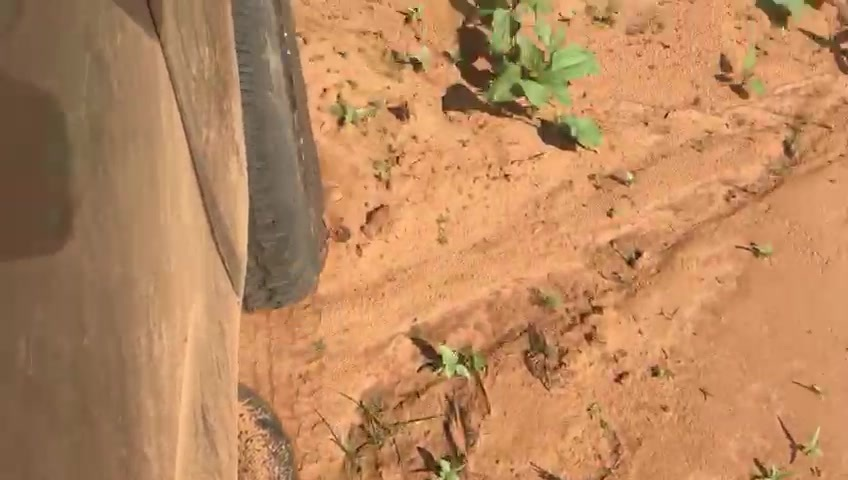
#> input picture sunflowerimages/0001.JPEG, 848 x 480 px, given in place of the camera
$ python GreenTracking.py
#> lines starting #> are read from the running program, lines starting #| are printed output that depends on the picture; after the words box and inside, x2 and y2 are one past the last pixel; in counts of white or black regions, pixels touching at a corner belong together
### WhiteLooping.py
import cv2
import numpy as np
import cython
white = (255, 255, 255)
red = (0, 0, 255)

# generating the arrays that resemble a line through the image
# we cannot enter tuples into np.arange
# this code definitely requires optimizing

def whiteindex(image):
    w = image.shape[1]
    h = image.shape[0]
    indexes = []
    #just take note x and y are swapped during the looping process
    ##!! Key Parameters This denotes the steppage, i.e. every nth (in this case 100th of the image, meaning
    #it will jump 5 pixels down and 6 pixels across every yth and xth [respectively] iteration) pixel of the
    #image gets sampled
    stepdown = int(1 / 100 * h)
    stepacross = int(1 / 100 * w)
    ##!! Key Parameters above
    for y in range(0, h, stepdown):
        for x in range(0, w, stepacross):
            if image[y, x] == 255 and (1 / 10) * h < y < h - (1 / 10) * h:
                indexes.append((y, x))
    return indexes

def clusters(indexes, image):
    w = image.shape[1]
    clustersindices = []
    h = image.shape[0]
    for j in indexes:
        ccount = 0
        y = j[0]
        x = j[1]
    # exception handling, i.e when a range lies within 6 of the edge of the image
        for k in range(y, y + int(h*1/100)-1):
            for i in range(x, x+int(w*1/100)-1):
                if image[k, i] == 255:
                    ccount = ccount + 1
        ##!! Key Parameter, this determines whether the amount of green present in a block is worthy of being a cluster
        threshold = int(1/30*(h*1/100*w*1/100))
        ##!! Key Parameter above
        if ccount > threshold:
            clustersindices.append(((y, x), (y+int(h*1/100), x+int(w*1/100))))
    return clustersindices

### GreenTracking.py
# import the neccesary packages
import cv2
import time
import numpy as np
import argparse
from collections import deque
import imutils
import WhiteLooping as wl
import time
import cython

ap = argparse.ArgumentParser()
ap.add_argument("-v", "--video",
                help="path to the (optional) video file")
args = vars(ap.parse_args())

# define the lower and upper boundaries of the "green"
# ball in the HSV color space, then initialize the
# list of tracked points
#comparison mask
greencompar = (20, 20, 20)
greencomparup = (64, 255, 255)

greenLower = (29, 84, 6)
greenUpper = (64, 255, 255)

# if a video path was not supplied, grab the reference
# to the webcam
if not args.get("video", False):
    camera = cv2.VideoCapture(0)

# otherwise, grab a reference to the video file
else:
    camera = cv2.VideoCapture(args["video"])

# keep looping
while True:
    start_time = time.time()
    # grab the current frame
    (grabbed, frame) = camera.read()
#> frame is the input picture: shape (480, 848, 3); mean B, G, R 93.7, 135.2, 185.2
    # if we are viewing a video and we did not grab a frame,
    # then we have reached the end of the video
    if args.get("video") and not grabbed:
        break
    # color space
    frame = imutils.resize(frame, width=600)
#> frame: shape (339, 600, 3)
    # rotating the video to see it properly
    (h, w) = frame.shape[:2]
#> h = 339; w = 600
    centerRot = (w / 2, h / 2)
#> centerRot = (300, 169.5)
    M = cv2.getRotationMatrix2D(centerRot, 180, 1.0)
    frame = cv2.warpAffine(frame, M, (w, h))
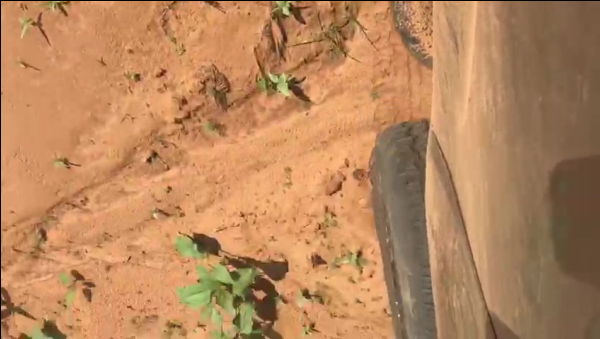
#> frame: shape (339, 600, 3); mean B, G, R 93.4, 134.7, 184.6
    # blurred = cv2.GaussianBlur(frame, (11, 11), 0)
    hsv = cv2.cvtColor(frame, cv2.COLOR_BGR2HSV)
#> hsv: shape (339, 600, 3); mean H, S, V 13.9, 124.5, 184.7
    # construct a mask for the color "green", then perform
    # a series of dilations and erosions to remove any small
    # blobs left in the mask
    # I commented out the erode and dilate functions because it makes the green/white less visible
    mask = cv2.inRange(hsv, greenLower, greenUpper)
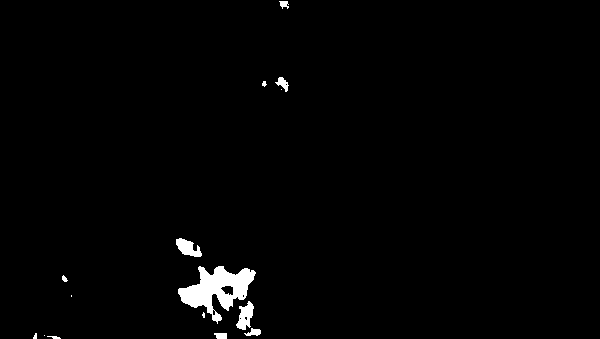
#> mask: shape (339, 600); 1.5% white; 15 white regions (5 under 20 px), largest, box (x1, y1, x2, y2) and area: (178, 266, 256, 324) 2059, (236, 301, 254, 330) 301, (176, 238, 202, 257) 290
    maskcompar = cv2.inRange(hsv, greencompar, greencomparup)
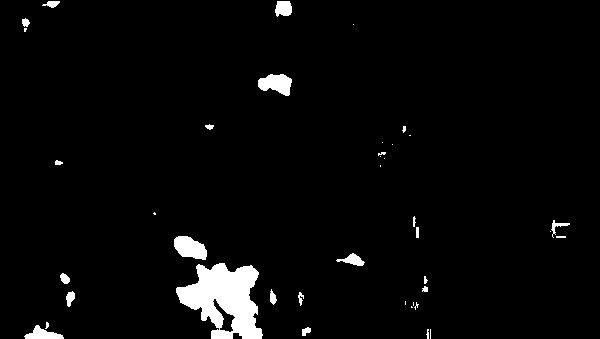
#> maskcompar: shape (339, 600); 3.3% white; 40 white regions (18 under 20 px), largest, box (x1, y1, x2, y2) and area: (176, 263, 263, 339) 3990, (174, 236, 207, 260) 560, (258, 74, 292, 96) 511
    # now to acquire the indexes of every green spot, read in order [y, x]
    indexes = wl.whiteindex(mask)
#> indexes = 131 pairs, first value 78 to 303, second value 66 to 282
    clusters = wl.clusters(indexes, mask)
#> the loop in clusters, `for j in indexes:` made 131 passes
#> (y, x) on passes 1 to 12: (78, 282), (81, 264), (81, 282), (84, 264), (84, 282), (240, 180), (240, 186), (243, 180), (243, 186), (243, 192), (246, 180), (246, 186)
#> after the loop in clusters, `for j in indexes:`: clustersindices = 131 items
#> clusters = 131 items
    for k in clusters:
        cv2.rectangle(frame, (k[0][1], k[0][0]), (k[1][1], k[1][0]), (255, 0, 0))
#> this loop made 131 passes
#> k on passes 1 to 12: ((78, 282), (81, 288)), ((81, 264), (84, 270)), ((81, 282), (84, 288)), ((84, 264), (87, 270)), ((84, 282), (87, 288)), ((240, 180), (243, 186)), ((240, 186), (243, 192)), ((243, 180), (246, 186)), ((243, 186), (246, 192)), ((243, 192), (246, 198)), ((246, 180), (249, 186)), ((246, 186), (249, 192))
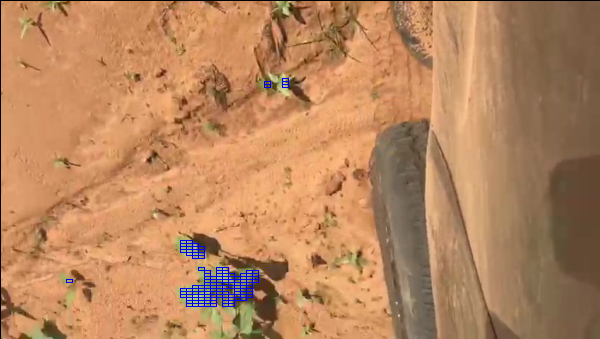
#> frame: shape (339, 600, 3); 0.64% of pixels changed, all inside (x1, y1, x2, y2) = (66, 78, 289, 307)
    cv2.line(frame, (0, int(h / 10)), (w, int(h / 10)), (0, 0, 255), 3)
    cv2.line(frame, (0, int(h * 9 / 10)), (w, int(h * 9 / 10)), (0, 0, 255), 3)
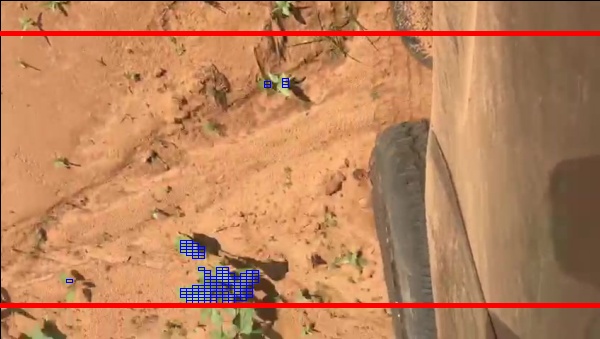
#> frame: shape (339, 600, 3); mean B, G, R 91.7, 129.9, 186
    # mask = cv2.erode(mask, None, iterations=2)
    # mask = cv2.dilate(mask, None, iterations=2)
    cv2.imshow("Frame", frame)
    cv2.imshow("Mask", mask)
    cv2.imshow("Maskcompar", maskcompar)
    print("--- %s frames per seconds ---" % int(1 / (time.time() - start_time)))
    key = cv2.waitKey(1) & 0xFF
#> (key q is pressed here)
    # if the 'q' key is pressed, stop the loop
    if key == ord("q"):
        break

# cleanup the camera and close any open windows
camera.release()
cv2.destroyAllWindows()

$ run again, on sunflowerimages/0002.JPEG
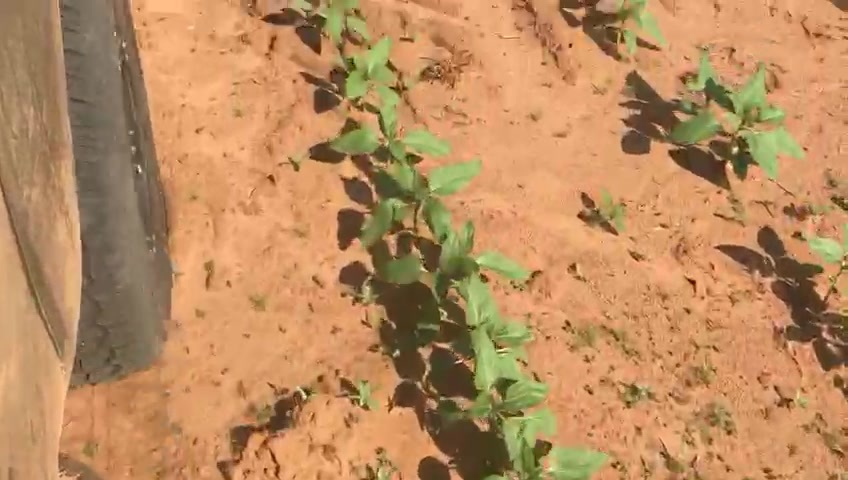
#> input picture sunflowerimages/0002.JPEG, 848 x 480 px, given in place of the camera
#> frame is the input picture: shape (480, 848, 3); mean B, G, R 95.7, 140.2, 187.4
#> hsv: shape (339, 600, 3); mean H, S, V 15.4, 124.9, 187.3
#> `mask = cv2.inRange(hsv, greenLower, greenUpper)`:
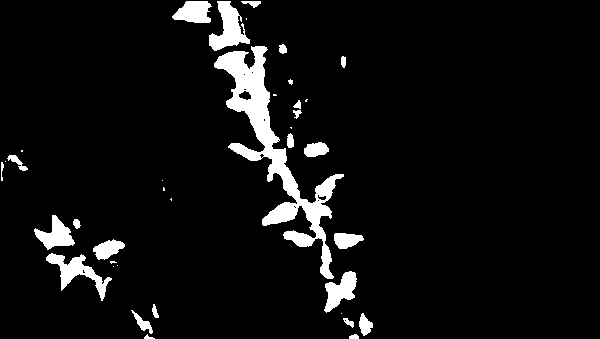
#> mask: shape (339, 600); 6.2% white; 38 white regions (13 under 20 px), largest, box (x1, y1, x2, y2) and area: (214, 46, 344, 279) 6238, (209, 1, 250, 51) 1041, (46, 253, 112, 301) 972
#> maskcompar: shape (339, 600); 11.7% white; 51 white regions (25 under 20 px), largest, box (x1, y1, x2, y2) and area: (170, 1, 376, 339) 17182, (32, 213, 115, 305) 2871, (89, 238, 131, 270) 733
#> `indexes = wl.whiteindex(mask)`: indexes = 584 pairs, first value 36 to 303, second value 12 to 360
#> the loop in clusters, `for j in indexes:` made 584 passes
#> (y, x) on passes 1 to 3: (36, 210), (36, 216), (36, 222)
#> after the loop in clusters, `for j in indexes:`: clustersindices = 584 items
#> the loop `for k in clusters:` made 584 passes
#> k on passes 1 to 3: ((36, 210), (39, 216)), ((36, 216), (39, 222)), ((36, 222), (39, 228))
#> `cv2.line(frame, (0, int(h * 9 / 10)), (w, int(h * 9 / 10)), (0, 0, 255..`:
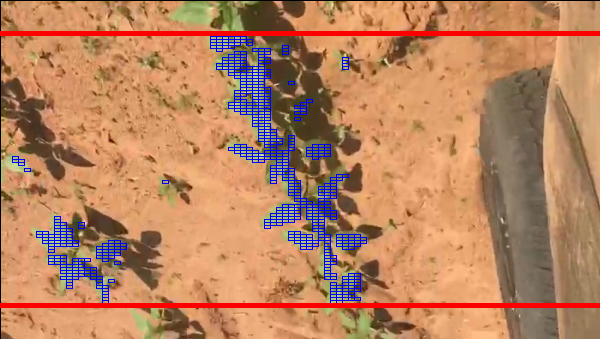
#> frame: shape (339, 600, 3); mean B, G, R 97.3, 130.9, 184

$ run again, on sunflowerimages/0003.JPEG
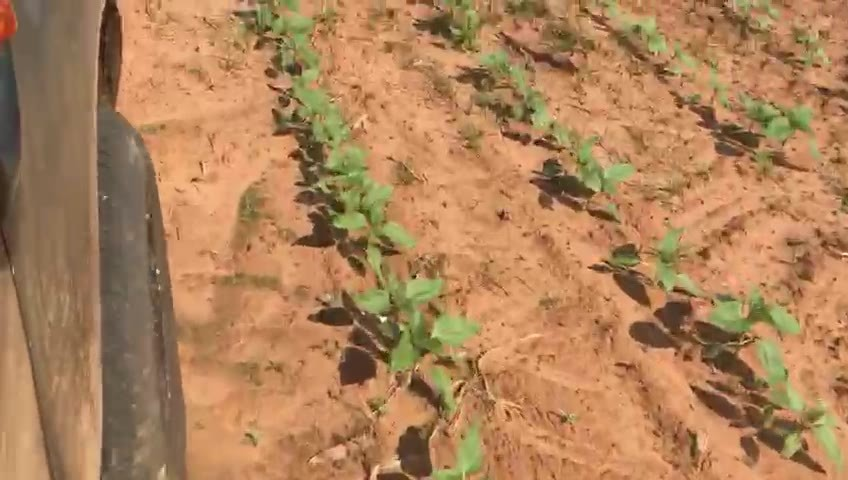
#> input picture sunflowerimages/0003.JPEG, 848 x 480 px, given in place of the camera
#> frame is the input picture: shape (480, 848, 3); mean B, G, R 90.3, 130.8, 175.5
#> hsv: shape (339, 600, 3); mean H, S, V 15, 123.2, 175.3
#> `mask = cv2.inRange(hsv, greenLower, greenUpper)`:
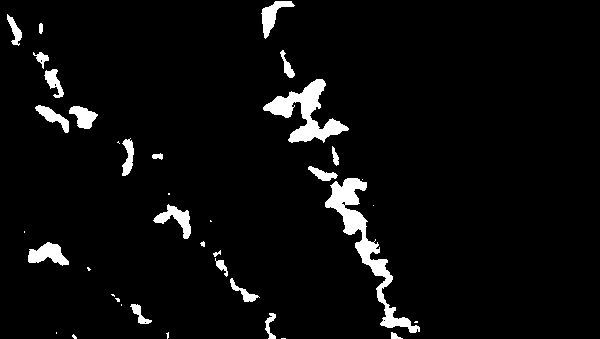
#> mask: shape (339, 600); 4.5% white; 38 white regions (15 under 20 px), largest, box (x1, y1, x2, y2) and area: (325, 178, 420, 333) 2631, (263, 79, 349, 143) 1990, (28, 242, 69, 266) 564
#> maskcompar: shape (339, 600); 10.2% white; 53 white regions (17 under 20 px), largest, box (x1, y1, x2, y2) and area: (261, 77, 432, 339) 9420, (151, 203, 262, 305) 2230, (4, 8, 68, 100) 1528
#> `indexes = wl.whiteindex(mask)`: indexes = 424 pairs, first value 36 to 303, second value 12 to 390
#> the loop in clusters, `for j in indexes:` made 424 passes
#> (y, x) on passes 1 to 3: (36, 18), (36, 264), (39, 18)
#> after the loop in clusters, `for j in indexes:`: clustersindices = 424 items
#> the loop `for k in clusters:` made 424 passes
#> k on passes 1 to 3: ((36, 18), (39, 24)), ((36, 264), (39, 270)), ((39, 18), (42, 24))
#> `cv2.line(frame, (0, int(h * 9 / 10)), (w, int(h * 9 / 10)), (0, 0, 255..`:
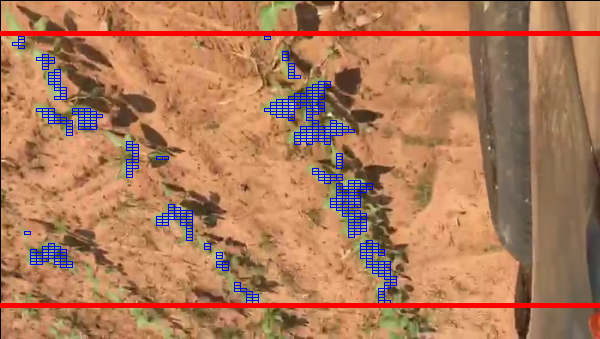
#> frame: shape (339, 600, 3); mean B, G, R 91, 123.1, 173.9

$ run again, on sunflowerimages/0004.JPEG
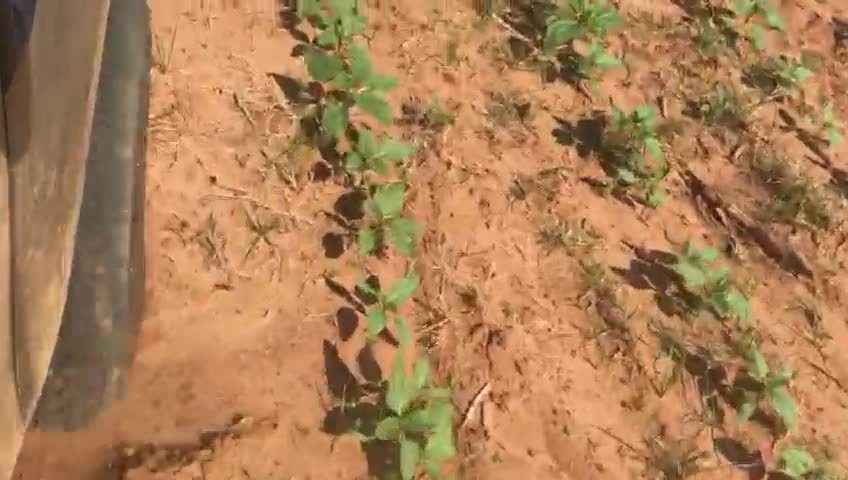
#> input picture sunflowerimages/0004.JPEG, 848 x 480 px, given in place of the camera
#> frame is the input picture: shape (480, 848, 3); mean B, G, R 86.6, 127.5, 171.5
#> hsv: shape (339, 600, 3); mean H, S, V 15.2, 126.6, 171.1
#> `mask = cv2.inRange(hsv, greenLower, greenUpper)`:
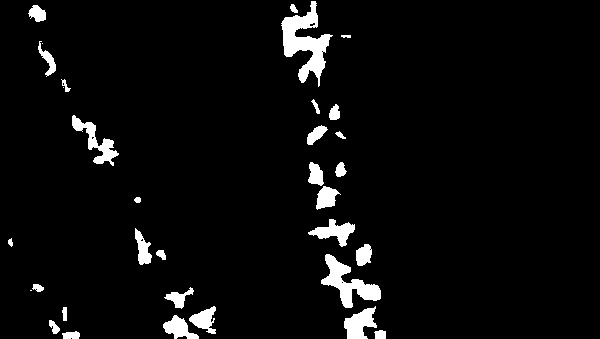
#> mask: shape (339, 600); 4.4% white; 33 white regions (3 under 20 px), largest, box (x1, y1, x2, y2) and area: (281, 1, 333, 87) 1819, (321, 254, 381, 308) 1234, (72, 115, 119, 166) 727
#> maskcompar: shape (339, 600); 11.3% white; 50 white regions (19 under 20 px), largest, box (x1, y1, x2, y2) and area: (277, 1, 356, 116) 4195, (319, 232, 394, 339) 3758, (159, 273, 221, 339) 2302
#> `indexes = wl.whiteindex(mask)`: indexes = 343 pairs, first value 36 to 303, second value 12 to 378
#> the loop in clusters, `for j in indexes:` made 343 passes
#> (y, x) on passes 1 to 3: (36, 288), (36, 294), (36, 324)
#> after the loop in clusters, `for j in indexes:`: clustersindices = 343 items
#> the loop `for k in clusters:` made 343 passes
#> k on passes 1 to 3: ((36, 288), (39, 294)), ((36, 294), (39, 300)), ((36, 324), (39, 330))
#> `cv2.line(frame, (0, int(h * 9 / 10)), (w, int(h * 9 / 10)), (0, 0, 255..`:
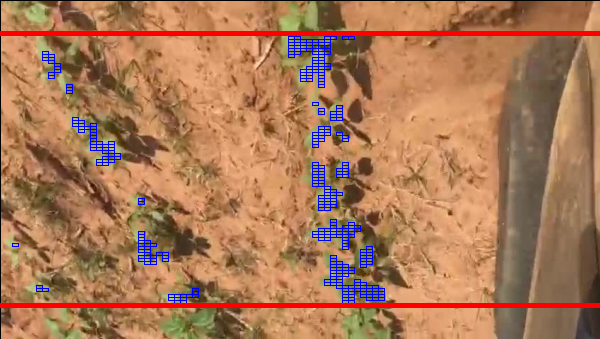
#> frame: shape (339, 600, 3); mean B, G, R 86.8, 120.6, 170.6
